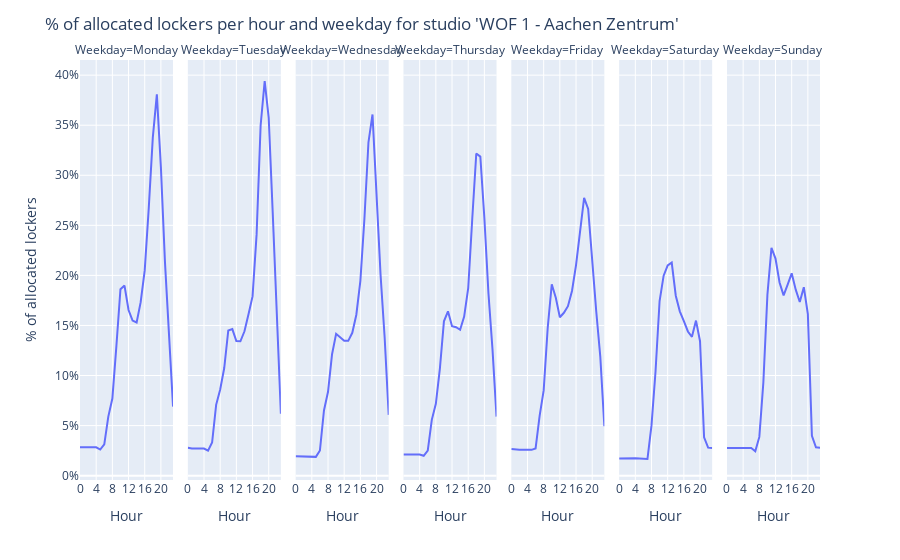

Notebook source saved alongside this figure:
### Code cell
# show_and_save_global_allocation_for_studio(df, "WOF 1 - Aachen Zentrum")
show_and_save_weekly_plot_for_studio(df, "WOF 1 - Aachen Zentrum")

### Figure 1 — Plotly figure (JSON) as saved in the notebook; plotly's stock layout.template omitted (floating-point values rounded to 4 significant figures)
{"data": [{"hovertemplate": "Weekday=Monday<br>Hour=%{x}<br>NumAllocatedLockers=%{y}<extra></extra>", "legendgroup": "", "line": {"color": "#636efa", "dash": "solid"}, "marker": {"symbol": "circle"}, "mode": "lines", "name": "", "orientation": "v", "showlegend": false, "type": "scatter", "x": [0, 1, 2, 3, 4, 5, 6, 7, 8, 9, 10, 11, 12, 13, 14, 15, 16, 17, 18, 19, 20, 21, 22, 23], "xaxis": "x", "y": [2.824, 2.824, 2.812, 2.812, 2.824, 2.603, 3.132, 5.897, 7.706, 12.96, 18.62, 18.99, 16.54, 15.49, 15.29, 17.32, 20.5, 26.74, 33.76, 38.09, 30.81, 21.37, 14.13, 6.896], "yaxis": "y"}, {"hovertemplate": "Weekday=Tuesday<br>Hour=%{x}<br>NumAllocatedLockers=%{y}<extra></extra>", "legendgroup": "", "line": {"color": "#636efa", "dash": "solid"}, "marker": {"symbol": "circle"}, "mode": "lines", "name": "", "orientation": "v", "showlegend": false, "type": "scatter", "x": [0, 1, 2, 3, 4, 5, 6, 7, 8, 9, 10, 11, 12, 13, 14, 15, 16, 17, 18, 19, 20, 21, 22, 23], "xaxis": "x2", "y": [2.794, 2.706, 2.706, 2.706, 2.706, 2.5, 3.309, 7.075, 8.603, 10.75, 14.5, 14.64, 13.44, 13.42, 14.42, 16.11, 17.9, 24.07, 34.97, 39.42, 35.74, 26.14, 15.71, 6.181], "yaxis": "y2"}, {"hovertemplate": "Weekday=Wednesday<br>Hour=%{x}<br>NumAllocatedLockers=%{y}<extra></extra>", "legendgroup": "", "line": {"color": "#636efa", "dash": "solid"}, "marker": {"symbol": "circle"}, "mode": "lines", "name": "", "orientation": "v", "showlegend": false, "type": "scatter", "x": [0, 1, 2, 3, 4, 5, 6, 7, 8, 9, 10, 11, 12, 13, 14, 15, 16, 17, 18, 19, 20, 21, 22, 23], "xaxis": "x3", "y": [1.944, 1.944, 1.944, 1.944, 1.944, 1.875, 2.514, 6.514, 8.375, 12.13, 14.17, 13.86, 13.48, 13.46, 14.26, 16.07, 19.46, 25.66, 33.29, 36.07, 27.46, 20, 13.82, 6.074], "yaxis": "y3"}, {"hovertemplate": "Weekday=Thursday<br>Hour=%{x}<br>NumAllocatedLockers=%{y}<extra></extra>", "legendgroup": "", "line": {"color": "#636efa", "dash": "solid"}, "marker": {"symbol": "circle"}, "mode": "lines", "name": "", "orientation": "v", "showlegend": false, "type": "scatter", "x": [0, 1, 2, 3, 4, 5, 6, 7, 8, 9, 10, 11, 12, 13, 14, 15, 16, 17, 18, 19, 20, 21, 22, 23], "xaxis": "x4", "y": [2.118, 2.118, 2.118, 2.118, 2.118, 1.985, 2.5, 5.574, 7.176, 10.69, 15.41, 16.41, 14.93, 14.82, 14.57, 15.88, 18.72, 25.63, 32.18, 31.87, 25.73, 18.24, 12.66, 5.897], "yaxis": "y4"}, {"hovertemplate": "Weekday=Friday<br>Hour=%{x}<br>NumAllocatedLockers=%{y}<extra></extra>", "legendgroup": "", "line": {"color": "#636efa", "dash": "solid"}, "marker": {"symbol": "circle"}, "mode": "lines", "name": "", "orientation": "v", "showlegend": false, "type": "scatter", "x": [0, 1, 2, 3, 4, 5, 6, 7, 8, 9, 10, 11, 12, 13, 14, 15, 16, 17, 18, 19, 20, 21, 22, 23], "xaxis": "x5", "y": [2.662, 2.588, 2.588, 2.588, 2.588, 2.574, 2.721, 5.971, 8.515, 14.76, 19.12, 17.76, 15.82, 16.26, 16.93, 18.44, 21.03, 24.62, 27.75, 26.63, 21.35, 16.4, 11.88, 4.926], "yaxis": "y5"}, {"hovertemplate": "Weekday=Saturday<br>Hour=%{x}<br>NumAllocatedLockers=%{y}<extra></extra>", "legendgroup": "", "line": {"color": "#636efa", "dash": "solid"}, "marker": {"symbol": "circle"}, "mode": "lines", "name": "", "orientation": "v", "showlegend": false, "type": "scatter", "x": [0, 1, 2, 3, 4, 5, 6, 7, 8, 9, 10, 11, 12, 13, 14, 15, 16, 17, 18, 19, 20, 21, 22, 23], "xaxis": "x6", "y": [1.716, 1.731, 1.706, 1.706, 1.731, 1.706, 1.706, 1.662, 5.015, 10.43, 17.44, 19.97, 21, 21.28, 17.97, 16.41, 15.43, 14.4, 13.87, 15.49, 13.43, 3.824, 2.794, 2.765], "yaxis": "y6"}, {"hovertemplate": "Weekday=Sunday<br>Hour=%{x}<br>NumAllocatedLockers=%{y}<extra></extra>", "legendgroup": "", "line": {"color": "#636efa", "dash": "solid"}, "marker": {"symbol": "circle"}, "mode": "lines", "name": "", "orientation": "v", "showlegend": false, "type": "scatter", "x": [0, 1, 2, 3, 4, 5, 6, 7, 8, 9, 10, 11, 12, 13, 14, 15, 16, 17, 18, 19, 20, 21, 22, 23], "xaxis": "x7", "y": [2.765, 2.765, 2.765, 2.765, 2.765, 2.765, 2.765, 2.441, 3.868, 9.324, 18.07, 22.75, 21.68, 19.29, 18, 19.09, 20.21, 18.57, 17.34, 18.82, 16.13, 3.971, 2.824, 2.791], "yaxis": "y7"}], "layout": {"annotations": [{"font": {}, "showarrow": false, "text": "Weekday=Monday", "x": 0.06286, "xanchor": "center", "xref": "paper", "y": 1, "yanchor": "bottom", "yref": "paper"}, {"font": {}, "showarrow": false, "text": "Weekday=Tuesday", "x": 0.2086, "xanchor": "center", "xref": "paper", "y": 1, "yanchor": "bottom", "yref": "paper"}, {"font": {}, "showarrow": false, "text": "Weekday=Wednesday", "x": 0.3543, "xanchor": "center", "xref": "paper", "y": 1, "yanchor": "bottom", "yref": "paper"}, {"font": {}, "showarrow": false, "text": "Weekday=Thursday", "x": 0.5, "xanchor": "center", "xref": "paper", "y": 1, "yanchor": "bottom", "yref": "paper"}, {"font": {}, "showarrow": false, "text": "Weekday=Friday", "x": 0.6457, "xanchor": "center", "xref": "paper", "y": 1, "yanchor": "bottom", "yref": "paper"}, {"font": {}, "showarrow": false, "text": "Weekday=Saturday", "x": 0.7914, "xanchor": "center", "xref": "paper", "y": 1, "yanchor": "bottom", "yref": "paper"}, {"font": {}, "showarrow": false, "text": "Weekday=Sunday", "x": 0.9371, "xanchor": "center", "xref": "paper", "y": 1, "yanchor": "bottom", "yref": "paper"}], "legend": {"title": {"text": "Weekday"}, "tracegroupgap": 0}, "margin": {"t": 60}, "title": {"text": "% of allocated lockers per hour and weekday for studio 'WOF 1 - Aachen Zentrum'"}, "xaxis": {"anchor": "y", "categoryarray": ["0", "1", "2", "3", "4", "5", "6", "7", "8", "9", "10", "11", "12", "13", "14", "15", "16", "17", "18", "19", "20", "21", "22", "23", "24"], "domain": [0, 0.1257], "title": {"text": "Hour"}, "type": "category"}, "xaxis2": {"anchor": "y2", "categoryarray": ["0", "1", "2", "3", "4", "5", "6", "7", "8", "9", "10", "11", "12", "13", "14", "15", "16", "17", "18", "19", "20", "21", "22", "23", "24"], "domain": [0.1457, 0.2714], "matches": "x", "title": {"text": "Hour"}, "type": "category"}, "xaxis3": {"anchor": "y3", "categoryarray": ["0", "1", "2", "3", "4", "5", "6", "7", "8", "9", "10", "11", "12", "13", "14", "15", "16", "17", "18", "19", "20", "21", "22", "23", "24"], "domain": [0.2914, 0.4171], "matches": "x", "title": {"text": "Hour"}, "type": "category"}, "xaxis4": {"anchor": "y4", "categoryarray": ["0", "1", "2", "3", "4", "5", "6", "7", "8", "9", "10", "11", "12", "13", "14", "15", "16", "17", "18", "19", "20", "21", "22", "23", "24"], "domain": [0.4371, 0.5629], "matches": "x", "title": {"text": "Hour"}, "type": "category"}, "xaxis5": {"anchor": "y5", "categoryarray": ["0", "1", "2", "3", "4", "5", "6", "7", "8", "9", "10", "11", "12", "13", "14", "15", "16", "17", "18", "19", "20", "21", "22", "23", "24"], "domain": [0.5829, 0.7086], "matches": "x", "title": {"text": "Hour"}, "type": "category"}, "xaxis6": {"anchor": "y6", "categoryarray": ["0", "1", "2", "3", "4", "5", "6", "7", "8", "9", "10", "11", "12", "13", "14", "15", "16", "17", "18", "19", "20", "21", "22", "23", "24"], "domain": [0.7286, 0.8543], "matches": "x", "title": {"text": "Hour"}, "type": "category"}, "xaxis7": {"anchor": "y7", "categoryarray": ["0", "1", "2", "3", "4", "5", "6", "7", "8", "9", "10", "11", "12", "13", "14", "15", "16", "17", "18", "19", "20", "21", "22", "23", "24"], "domain": [0.8743, 1.0], "matches": "x", "title": {"text": "Hour"}, "type": "category"}, "yaxis": {"anchor": "x", "domain": [0, 1], "ticksuffix": "%", "title": {"text": "% of allocated lockers"}}, "yaxis2": {"anchor": "x2", "domain": [0, 1], "matches": "y", "showticklabels": false, "ticksuffix": "%"}, "yaxis3": {"anchor": "x3", "domain": [0, 1], "matches": "y", "showticklabels": false, "ticksuffix": "%"}, "yaxis4": {"anchor": "x4", "domain": [0, 1], "matches": "y", "showticklabels": false, "ticksuffix": "%"}, "yaxis5": {"anchor": "x5", "domain": [0, 1], "matches": "y", "showticklabels": false, "ticksuffix": "%"}, "yaxis6": {"anchor": "x6", "domain": [0, 1], "matches": "y", "showticklabels": false, "ticksuffix": "%"}, "yaxis7": {"anchor": "x7", "domain": [0, 1], "matches": "y", "showticklabels": false, "ticksuffix": "%"}}}
